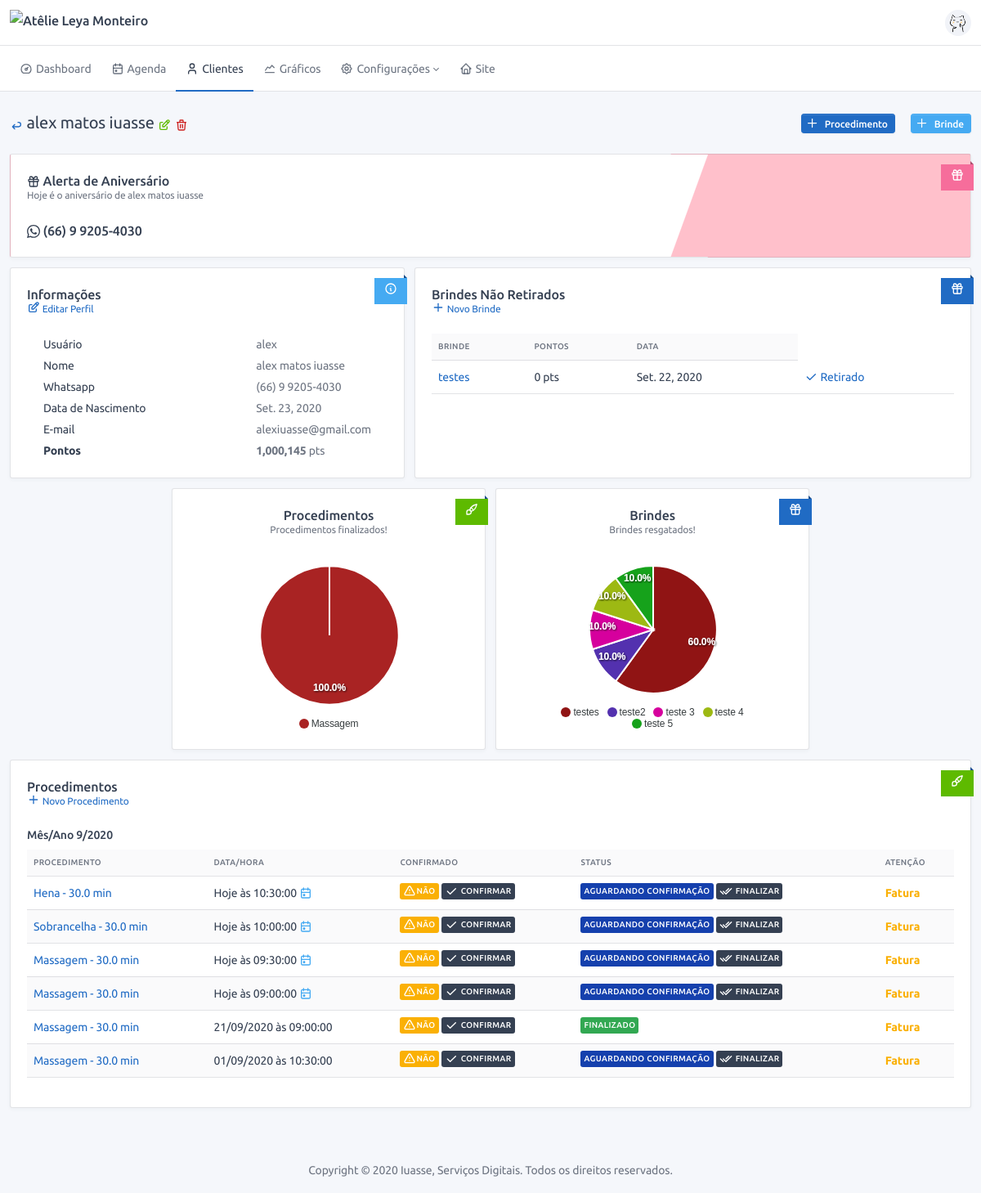
The page /user/admin/2/profile/ (signed in) on the database as committed earlier.
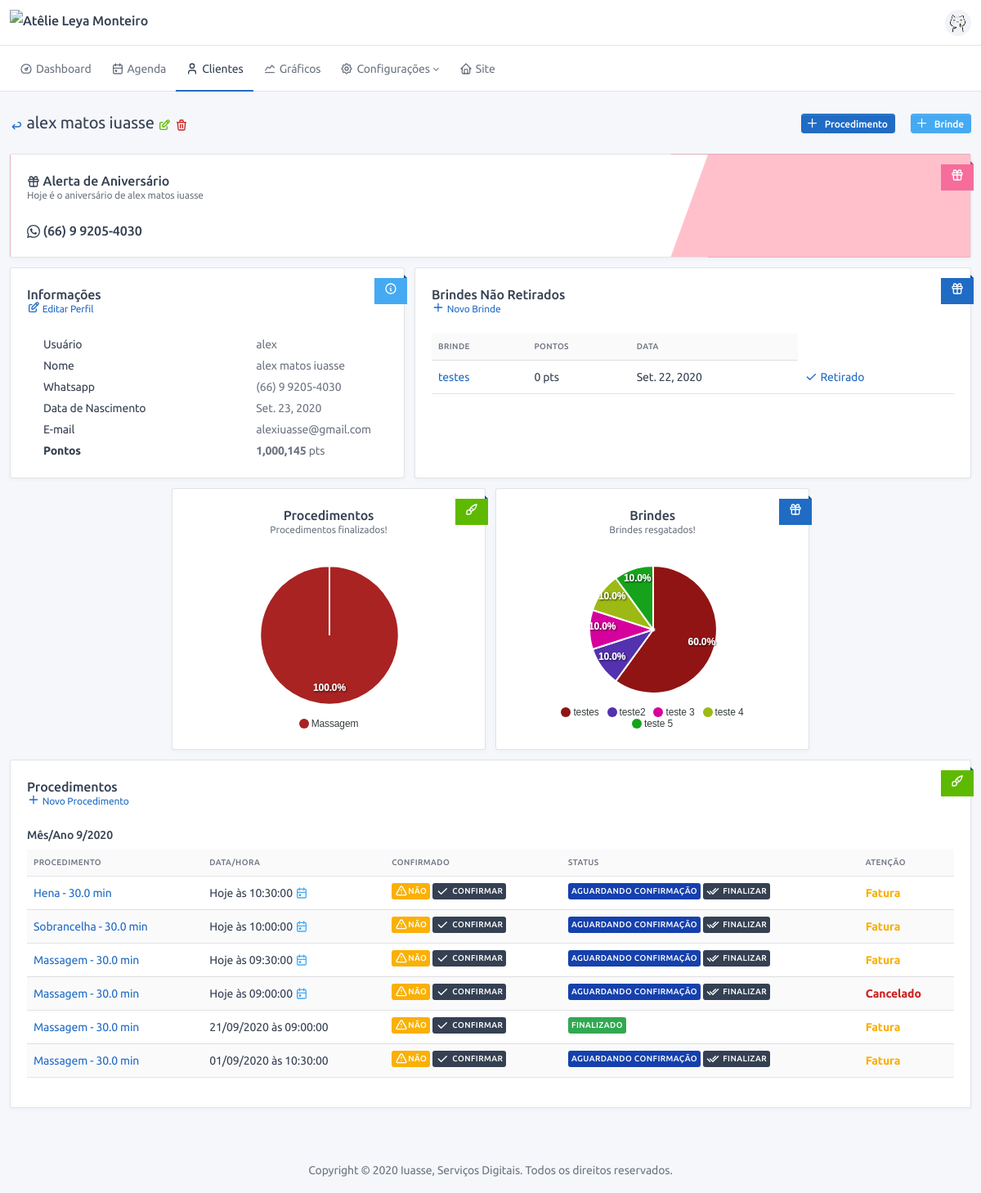
The same page on the database as committed later.
### service/models.py (models this page shows, shortened)
class OrderOfService(BaseModel):
    type_of_service = models.ForeignKey("config.TypeOfService", verbose_name="Procedimento", on_delete=models.SET_NULL,
                                        null=True)
    status = models.ForeignKey("config.StatusService", verbose_name="Status", on_delete=models.PROTECT)
    finished = models.BooleanField("finalizado", default=False)
    counted = models.BooleanField("contabilizado", default=False, help_text="Procedimento já foi contabilizado?")
    confirmed = models.BooleanField("confirmado", default=False, help_text="Procedimento foi confirmado?")
    canceled = models.BooleanField("cancelado", default=False, help_text="Procedimento foi cancelado?")
    date = models.DateField("Data", default=now)
    time = models.TimeField("Hora", default=now)
    observation = models.TextField("observação", blank=True)
    customer = models.ForeignKey(User, verbose_name="Cliente", on_delete=models.CASCADE, blank=True, null=True)
    def get_absolute_url(self):
        return reverse(self.get_reverse_profile, kwargs={'cpk': self.customer.pk, 'pk': self.pk})
    def get_customer_finished_url(self):
        return reverse('service:admin:finish', kwargs={'pk': self.pk, 'flag': 1})
    def get_customer_confirmed_url(self):
        return reverse('service:admin:confirm', kwargs={'pk': self.pk, 'flag': 1})
    def get_confirmed_html(self):
        return settings.ICON_CONFIRMED if self.confirmed else settings.ICON_NOT_CONFIRMED
    def get_date_html(self):
        return f"Hoje às {self.time} <span class='text-info'>{ICON_CALENDAR}</span>" if self.date == date.today() \
            else f"{self.date.strftime('%d/%m/%Y')} às {self.time}"
    def get_is_success(self):
        return self.status.pk == settings.STATUS_SERVICE_FINISHED
    def get_contextual_html_admin(self):
        text = ""
        if self.canceled:
            text = "<span class='font-weight-bold text-danger'>Cancelado</span>"
        elif self.is_invoice_not_completed() or self.is_past_date_invoice():
            text = "<span class='font-weight-bold text-warning'>Fatura</span>"
        return mark_safe(text)
    def is_invoice_not_completed(self):
        return self.invoice.type_of_payment is None

### financial/models.py (models this page shows, shortened)
class Invoice(BaseModel):
    order_of_service = models.OneToOneField("service.OrderOfService", verbose_name="Procedimento",
                                            on_delete=models.CASCADE, null=True, blank=True,
                                            help_text="Procedimento a qual esse lançamento pertence.")
    type_of_payment = models.ForeignKey("config.TypeOfPayment", verbose_name="Tipo de Pagamento", null=True,
                                        on_delete=models.PROTECT, help_text="Qual foi o tipo de pagamento?")
    status = models.ForeignKey("config.StatusPayment", verbose_name="Status", on_delete=models.PROTECT, null=True)
    value = models.DecimalField("Valor", max_digits=11, decimal_places=2, help_text="O valor que foi pago.")
    date = models.DateField("Data", default=now, help_text="Data do pagamento.")
    observation = models.TextField("Observação", blank=True, null=True)

### config/models.py (models this page shows, shortened)
class BaseConfigModel(BaseModel):
    name = models.CharField("nome", max_length=128)
    def __str__(self):
        return self.name
    class Meta:
        abstract = True

class TypeOfService(BaseConfigModel):
    contextual = models.CharField("cor", default="#ffffff", max_length=7,
                                  help_text="Escolha uma cor para representar esse procedimento!")
    time = models.FloatField("tempo", default=30, help_text="Coloque o tempo em minutos, ex.: 1hr = 60min")
    value = models.DecimalField("Valor", max_digits=11, decimal_places=2, default=0,
                                help_text="Valor do procedimento, ele será usado para auto preenchimento de alguns "
                                          "campos!")
    rewarded_points = models.IntegerField("pontos ganhos", default=0)
    description = models.TextField("Descrição", blank=True, help_text="Usado no site para descrever o procedimento")
    image = models.ImageField("Foto", upload_to='images/', help_text="Foto representando o procedimento.",
                              blank=True, null=True)
    def __str__(self):
        return f"{self.name} - {self.time} min"

class StatusService(BaseConfigModel):
    contextual = models.CharField("cor", default="#ffffff", max_length=7,
                                  help_text="Escolha uma cor para representar esse status")

### users/views.py (the view)
# urls.py: path('<int:pk>/profile/', profile_admin, name='profile'),
@login_required
@require_http_methods(["GET"])
@staff_member_required()
@permission_required('users.view_profile', raise_exception=True)
def profile_admin(request, pk):
    user = User.objects.get(pk=pk)
    services = user.orderofservice_set.filter(customer=user, status=settings.STATUS_SERVICE_FINISHED)
    type_of_services = TypeOfService.objects.filter(pk__in=services.values_list('type_of_service', flat=True))
    rewards = user.rewardretrieved_set.filter(retrieved=True)
    rewards_type = Reward.objects.filter(pk__in=rewards.values_list('reward', flat=True))
    return render(request, template_name='user/profile.html', context={
        'obj': user.profile,
        'options_chart_service': SimplePie(
            width=300,
            series=[services.filter(type_of_service=t).count() for t in type_of_services],
            colors=[t.contextual for t in type_of_services],
            labels=[t.name for t in type_of_services],
        ).get_options(),
        'options_chart_reward': SimplePie(
            width=300,
            series=[rewards.filter(reward=r).count() for r in rewards_type],
            colors=[r.contextual for r in rewards_type],
            labels=[r.name for r in rewards_type],
        ).get_options(),
    })

### base/models.py (called while the page is built)
    @property
    def get_reverse_profile(self):
        return '{}:{}:profile'.format(self._meta.app_label, self._meta.model_name)

### frontend/apexcharts/simple_pie.py (called while the page is built)
    def get_options(self):
        return {
            'series': self.series,
            'chart': {
                'width': self.width,
                'type': self.chart_type,
            },
            'colors': self.colors,
            'labels': self.labels,
            'title': {
                'text': self.title,
                'align': 'left'
            },
            'legend': {
                'position': 'bottom'
            },
            'responsive': [{
                'breakpoint': 480,
                'options': {
                    'chart': {
                        'width': 300
                    },
                }
            }],
        }

### users/models.py (called while the page is built)
    @property
    def get_edit_url(self):
        return reverse('users:rewardretrieved:edit', kwargs={'cpk': self.customer.pk, 'pk': self.pk})

    @property
    def get_confirm_url(self):
        return reverse('users:rewardretrieved:confirm', kwargs={'pk': self.pk})

    def get_full_name(self):
        return self.name

### frontend/templates/user/profile.html (shortened to what the changed rows need)
{% extends '../base/profile.html' %}
{% load static %}
{% load l10n %}
{% block profile_content %}
<div class="row row-deck row-cards">
    <div class="col-lg-7">
        <div class="card">
            <div class="card-body">
                {% if obj.has_reward_admin %}
                <div class="table-responsive mb-3">
                    <table class="table table-hover">
                        <thead>
                        <tr>
                            <th>Brinde</th>
                            <th>Pontos</th>
                            <th>Data</th>
                        </tr>
                        </thead>
                    </table>
                </div>
                {% else %}
                <p>Tudo certo por aqui!</p>
                {% endif %}
            </div>
        </div>
    </div>
</div>
{% if obj.has_service %}
<div class="card mb-5">
    <div class="card-body">
        {% for k,v in obj.get_service_sorted_by_entry_date.items %}
        <div class="col-lg-12 col-md-auto">
            <h4>Mês/Ano {{k}}</h4>
            <div class="table-responsive">
                <table class="table table-hover table-striped">
                    <thead>
                    <tr>
                        <th>Procedimento</th>
                        <th>Data/Hora</th>
                        <th>Confirmado</th>
                        <th>Status</th>
                        <th>Atenção</th>
                    </tr>
                    </thead>
                    <tbody>
                    {% for kk,vv in v.items %}
                    {% for s in vv %}
                    <tr>
                        <td><a href="{{s.get_absolute_url}}">{{s.type_of_service}}</a></td>
                        <td>{{s.get_date_html|safe}}</td>
                        <td>
                            {{s.get_confirmed_html|safe}}
                            {% if not s.confirmed %}
                            <a class="badge bg-dark" data-toggle="tooltip" href="{{s.get_customer_confirmed_url}}"
                               title="{{TOOLTIP_SERVICE_CONFIRM}}">
                                {{ICON_CHECK|safe}} <span class="ml-1">Confirmar</span>
                            </a>
                            {% endif %}
                        </td>
                        <td>
                            <span class="badge" style="background-color: {{s.status.contextual}};">{{s.status}}</span>
                            {% if not s.get_is_success %}
                            <a class="badge bg-dark" data-toggle="tooltip"
                               href="{{s.get_customer_finished_url}}" title="{{TOOLTIP_SERVICE_FINISH}}">
                                {{ICON_DOUBLE_CHECK|safe}} <span class="ml-1">Finalizar</span>
                            </a>
                            {% endif %}
                        </td>
                        <td>{{s.get_contextual_html_admin}}</td>
                    </tr>
                    {% endfor %}
                    {% endfor %}
                    </tbody>
                </table>
            </div>
        </div>
        {% endfor %}
    </div>
</div>
{% endif %}
{% endblock %}

Rows that differ between the two databases and show on the page:
changed OrderOfService "Hoje às 09:00:00": canceled False → True (drawn); get_contextual_html_admin "Fatura" → "Cancelado"
